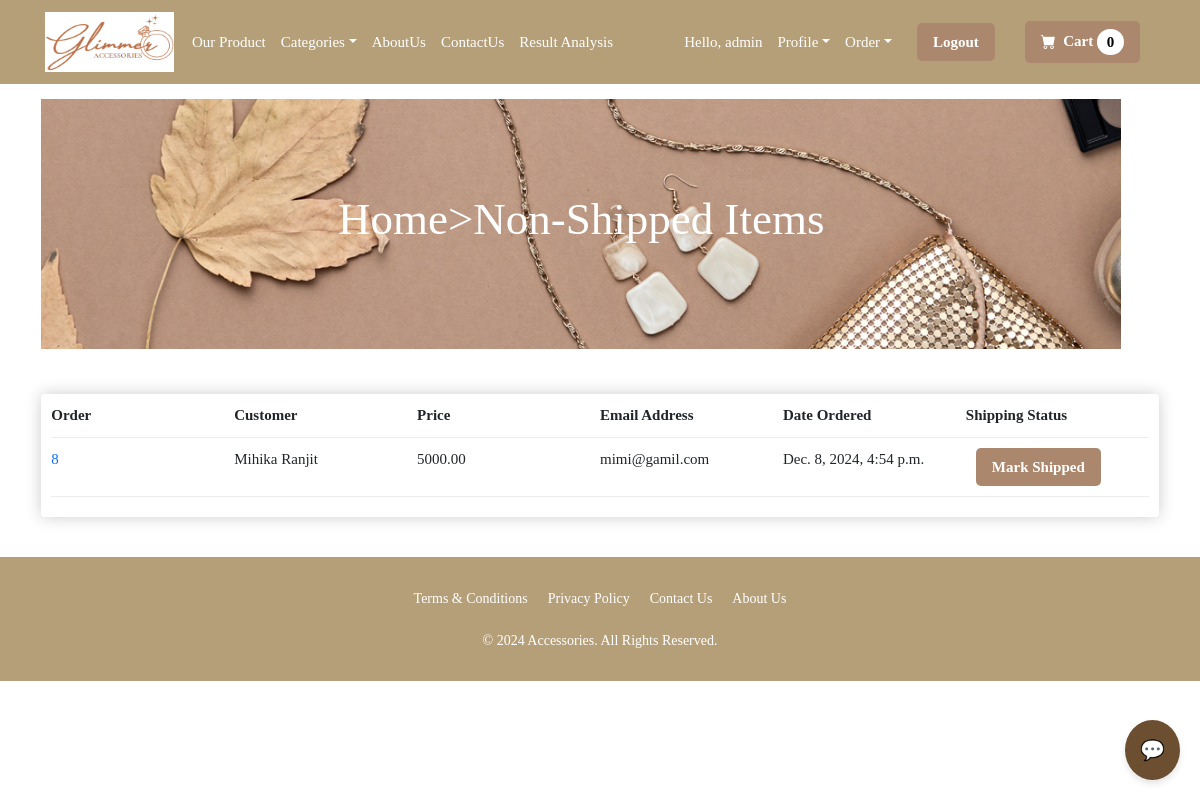
/payment/not_shipped_dash (signed in), run on an earlier commit of the app's database.
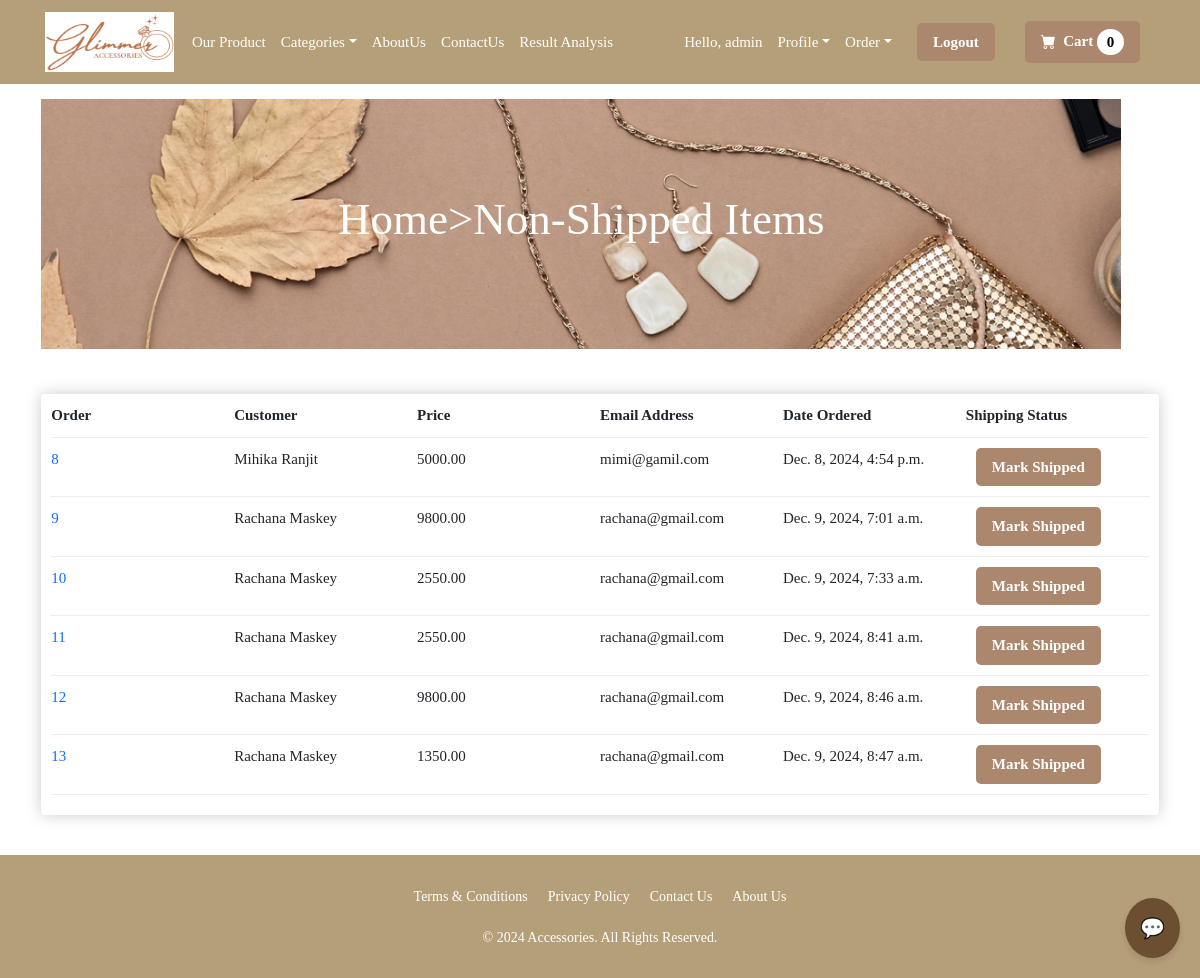
And on a later commit of the database.
### payment/models.py (models this page shows, shortened)
class Order(models.Model):
    user=models.ForeignKey(User,on_delete=models.CASCADE,null=True,blank=True)
    full_name=models.CharField(max_length=250)
    email=models.EmailField(max_length=250)
    shipping_address=models.TextField(max_length=15000)
    amount_paid=models.DecimalField(max_digits=10,decimal_places=2)
    date_ordered=models.DateTimeField(auto_now_add=True)
    shipped=models.BooleanField(default=False)
    date_shipped=models.DateTimeField(blank=True,null=True)

### payment/views.py (the view, shortened to what this page needs)
# urls.py: path('not_shipped_dash', views.not_shipped_dash, name='not_shipped_dash'),
def not_shipped_dash(request):
    if request.user.is_authenticated and request.user.is_superuser:
        orders=Order.objects.filter(shipped=False)
        return render(request, "payment/not_shipped_dash.html", {"orders":orders})
    else:
        messages.success(request,"Access Denied")
        return redirect('home')

### cart/cart.py (called while the page is built)
    def __len__(self):
        return len(self.cart)

### cart/context_processors.py (called while the page is built)
def cart(request):
    return{'cart':Cart(request)}

### payment/templates/payment/not_shipped_dash.html (shortened to what this page needs)
{%extends 'main.html' %}
{%load static%}
{%block content%}
<html>
</html>
<header class="py-5">
    <div class="container">
            <div id="slider" style="height: 250px;">
                <figure>
                    <img src="{% static 'images/4.jpg' %}" alt="Image 1">
                </figure>
                <div class="overlay">
                    <h1>Home>Non-Shipped Items</h1>
                </div>
    </div>
</header>
<div class="container" style="margin-bottom: 40px;">
    <div class="box-element">
        <div class="cart-row">
            <div style="flex:3"><strong>Order</strong></div>
            <div style="flex:3"><strong>Customer</strong></div>
            <div style="flex:3"><strong>Price</strong></div>
            <div style="flex:3"><strong>Email Address</strong></div>
            <div style="flex:3"><strong>Date Ordered</strong></div>
            <div style="flex:3"><strong>Shipping Status</strong></div>
        </div>
        {% for item in orders %}
            <div class="cart-row">
                <div style="flex:3"><a href="{%url 'orders' item.id%}">{{item.id}}</a></div>
                <div style="flex:3">{{item.full_name}}</div>
                <div style="flex:3">{{item.amount_paid}}</div>
                <div style="flex:3">{{item.email}}</div>
                <div style="flex:3">{{item.date_ordered}}</div>
                <div style="flex:3">
                    <form method="POST">
                        <button type="submit" class="custom-login-button">Mark Shipped</button>
                    </form>
                </div>
            </div>
        {%endfor%}
    </div>
</div>
{%endblock content%}

### ecommerce/templates/main.html (shortened to what this page needs)
{%load static%}
<!DOCTYPE html>
<html lang="en">
    <head>
        <link rel="stylesheet" href="https://stackpath.bootstrapcdn.com/bootstrap/4.4.1/css/bootstrap.min.css">
        <link href="https://cdn.jsdelivr.net/npm/bootstrap-icons@1.5.0/font/bootstrap-icons.css" rel="stylesheet" />
        <link href="{% static 'css/styles.css' %}" rel="stylesheet" />
    </head>
    <body>
        {% include 'navbar.html' %}
        {%block content%}
        {%endblock content%}
    <button class="chat-button" onclick="toggleChatWindow()">💬</button>
        <footer>
            <div class="footer-container">
                <div class="footer-links">
                    <nav>
                        <ul class="footer-nav">
                            <li><a href="">Terms & Conditions</a></li>
                            <li><a href="">Privacy Policy</a></li>
                            <li><a href="/contact">Contact Us</a></li>
                            <li><a href="/about">About Us</a></li>
                        </ul>
                    </nav>
                    <div class="footer-copy">
                      <p>&copy; 2024 Accessories. All Rights Reserved.</p>
                    </div>
                </div>
            </div>
          </footer>
    </body>
</html>

### ecommerce/templates/navbar.html (shortened to what this page needs)
{%load static%}
<nav class="navbar navbar-expand-lg navbar-light bg-light" >
    <div class="container-fluid px-4 px-lg-5">
        <a class="navbar-brand me-auto" href="{%url 'home'%}">
            <img id="logo" src="{% static 'images/logo1.png'%}" alt="picture" >
        </a>
        <div class="collapse navbar-collapse" id="navbarSupportedContent">
            <ul class="navbar-nav me-auto mb-2 mb-lg-0 ms-lg-4">
                <li class="nav-item">
                    <a class="nav-link active" aria-current="page" style="color: white;" href="{%url 'allproduct'%}">Our Product</a>
                </li>
                <li class="nav-item dropdown">
                    <a class="nav-link dropdown-toggle active" id="navbarDropdown" href="#" role="button" data-bs-toggle="dropdown" aria-expanded="false" style="color: white;">Categories</a>
                </li>
                <li class="nav-item">
                    <a class="nav-link active" aria-current="page" style="color: white;" href="{%url 'about'%}">AboutUs</a>
                </li>
                <li class="nav-item">
                    <a class="nav-link active" style="color: white;" href="{%url 'contact'%}">ContactUs</a>
                </li>
                <li class="nav-item">
                    <a class="nav-link active" style="color: white;" href="{%url 'result_analysis'%}">Result Analysis</a>
                </li>
            </ul>
            <div class="d-flex align-items-center">
                {% if user.is_authenticated %}
                    <span class="text-white me-3">Hello, {{ user.username }}</span>
                    <div class="dropdown me-3">
                        <a class="nav-link dropdown-toggle text-white" href="#" id="profileDropdown" role="button" data-bs-toggle="dropdown" aria-expanded="false">Profile</a>
                    </div>
                {% if user.is_superuser %}
                    <div class="dropdown me-3">
                        <a class="nav-link dropdown-toggle text-white" href="#" id="orderDropdown" role="button" data-bs-toggle="dropdown" aria-expanded="false">Order</a>
                    </div>
                {% endif %}
                    <a href="{% url 'logout' %}" class="custom-login-button me-3">Logout</a>
                {% else %}
                    <a href="{% url 'login' %}" class="custom-login-button me-3">Login/Register</a>
                {% endif %}
                    <a href="{% url 'cart_summary' %}" class="custom-login-button position-relative">
                        <i class="bi-cart-fill me-1"></i>
                        Cart
                        <span class=" badge rounded-pill" style="background-color: white; color: black;" id="cart_quantity">
                            {{ cart|length }}
                        </span>
                    </a>
            </div>
        </div>
    </div>
</nav>

### ecommerce/templates/main.html (style rules this page uses)
* { margin: 0; padding: 0; box-sizing: border-box; }
.chat-button { position: fixed; bottom: 20px; right: 20px; background-color: #6C4E31; color: white; border: none; padding: 15px; border-radius: 50%; font-size: 20px; cursor: pointer; box-shadow: 0 4px 6px rgba(0, 0, 0, 0.1); z-index: 100; }

### payment/templates/payment/not_shipped_dash.html (style rules this page uses)
* { margin: 0; padding: 0; box-sizing: border-box; }
html, body { width: 100%; height: 100%; overflow-x: hidden; }
#slider { position: relative; width: 90vw; height: 70vh; overflow: hidden; }
#slider figure { display: flex; position: absolute; width: 800%; margin: 0; left: 0; top: 0; animation: sliderAnimation 15s infinite; }
#slider figure img { width: 90vw; height: 70vh; object-fit: cover; }
.overlay { position: absolute; top: 0; left: 0; width: 100%; height: 100%; background: rgba(0, 0, 0, 0); display: flex; flex-direction: column; justify-content: center; align-items: center; color: white; text-align: center; }
.overlay h1 { font-size: 3rem; margin-bottom: 10px; color: white; }

What changed in the data, as far as the page shows it:
added Order: id "9", full_name "Rachana Maskey", amount_paid "9800.00", email "rachana@gmail.com", date_ordered "Dec. 9, 2024, 7:01 a.m."
added Order: id "10", full_name "Rachana Maskey", amount_paid "2550.00", email "rachana@gmail.com", date_ordered "Dec. 9, 2024, 7:33 a.m."
added Order: id "11", full_name "Rachana Maskey", amount_paid "2550.00", email "rachana@gmail.com", date_ordered "Dec. 9, 2024, 8:41 a.m."
added Order: id "12", full_name "Rachana Maskey", amount_paid "9800.00", email "rachana@gmail.com", date_ordered "Dec. 9, 2024, 8:46 a.m."
added Order: id "13", full_name "Rachana Maskey", amount_paid "1350.00", email "rachana@gmail.com", date_ordered "Dec. 9, 2024, 8:47 a.m."
